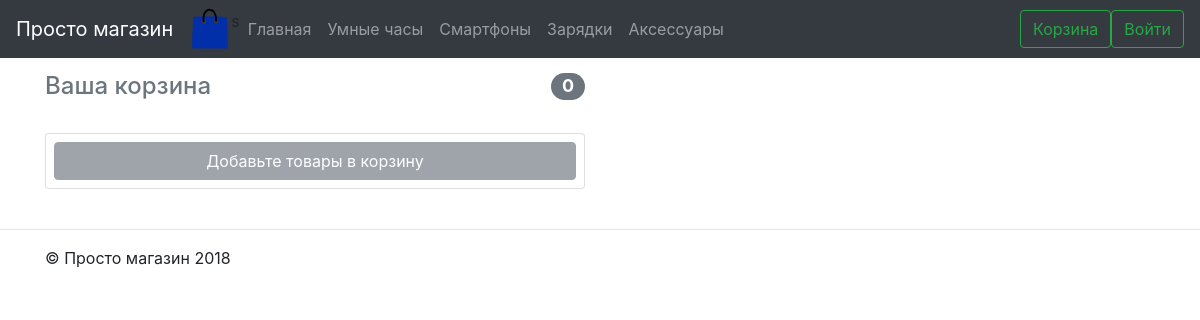
Page /cart/ on the committed database.
### shop/models.py (models this page shows, shortened)
class Category(models.Model):
    name = models.CharField(max_length=200, db_index=True, verbose_name='Название')
    slug = models.SlugField(max_length=200, db_index=True, unique=True)
    class Meta:
        ordering = ('-name',)
        verbose_name = 'Категория'
        verbose_name_plural = 'Категории'
    def get_absolute_url(self):
        return reverse('shop:product_list_by_category',
                       args=[self.slug])

### cart/views.py (the view)
# urls.py: path('', cart_detail, name='main'),
def cart_detail(request):
    cart = Cart(request)
    quantity = len(request.session.get('cart'))
    categories = cache.get_or_set('categories', Category.objects.all())
    return render(request, 'cart/cart.html',
                  {'cart': cart,
                   'quantity': quantity,
                   'categories': categories
                   })

### cart/cart.py (called while the page is built)
    def __len__(self):
        return sum(item['quantity'] for item in self.cart.values())

### templates/cart/cart.html (shortened to what this page needs)
{% extends "base.html" %}
{% load static %}
{% block content %}
<div class="container mt-3">
    <div class="row">
        <div class="col-lg-6 col-md-9 col-sm-12 order-md-2 mb-4">
            <h4 class="d-flex justify-content-between align-items-center mb-3">
                <span class="text-muted">Ваша корзина</span>
                <span class="badge badge-secondary badge-pill">{{quantity}}</span>
            </h4>
            {% if request.user.is_authenticated and quantity != 0 %}
                <form class="card p-2" action="{% url 'orders:order_create' %}" method="post">
                    {% csrf_token %}
                    <button type="submit" class="btn btn-secondary">Заказать</button>
                </form>
            {% elif quantity == 0 %}
                <form class="card p-2" action="">
                    <button type="submit" class="btn btn-secondary disabled">Добавьте товары в корзину</button>
                </form>
            {% else %}
                <form class="card p-2" action="{% url 'account:home' %}">
                    <button type="submit" class="btn btn-secondary disabled">Для оформления заказа авторизуйтесь</button>
                </form>
            {% endif%}
        </div>
    </div>
</div>
{% endblock %}

### templates/base.html (shortened to what this page needs)
<!DOCTYPE html>{% load static %}
<html lang="en">
<head>
    <link type="text/css" rel="stylesheet" href="{% static 'css/bootstrap.min.css' %}">
    <link type="text/css" rel="stylesheet" href="{% static 'css/main.css' %}">
</head>
<body class="" data-gr-c-s-loaded="true">
<nav class="navbar navbar-expand-md navbar-dark fixed-top bg-dark">
  <a class="navbar-brand" href="{% url 'index' %}">Просто магазин</a>
  <img src="{% static 'img/logo.svg' %}" alt="" width="42" height="42">
  <div class="collapse navbar-collapse" id="navbarsExampleDefault">
    <ul class="navbar-nav mr-auto">s
      <li {% ifequal request.path "/" %}
            class="nav-item active"
          {% else %}
            class="nav-item"
          {% endifequal %}>
        <a class="nav-link" href="{% url 'index' %}">
          Главная</a>
      </li>
      {% for c in categories %}
        <li {% if c.name != category %}
                class="nav-item"
            {% else %}
                class="nav-item active"
            {% endif %}>
            <a class="nav-link" href="{{c.get_absolute_url}}">{{ c.name }}</a>
        </li>
      {% endfor %}
    </ul>
    <a class="btn btn-outline-success my-2 my-sm-0" role="button"
       href="{% url 'cart:main' %}">
      Корзина</a>
        {% if request.user.is_authenticated %}
        <a class="btn btn-outline-success my-2 my-sm-0" role="button"
           href="{% url 'account:logged_out' %}">
            Выйти</a>
        {% else%}
        <a class="btn btn-outline-success my-2 my-sm-0" role="button"
           href="{% url 'account:home' %}">
            Войти</a>
        {% endif%}
  </div>
</nav>
{% block content %}{% endblock %}
<hr>
<footer class="container">
    <p>© Просто магазин 2018</p>
</footer>
</body>
</html>

### rows in the picture
Category: name "Умные часы"
Category: name "Смартфоны"
Category: name "Зарядки"
Category: name "Аксессуары"

### other values in the picture
{{ quantity }} "0"
